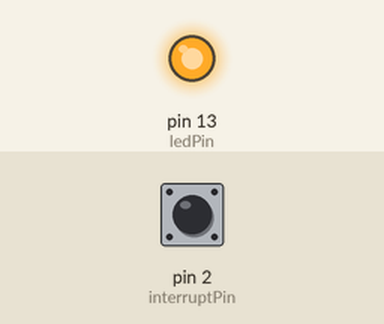
The sketch below on a simulated Arduino Uno, built with avr-gcc and run on an emulated ATmega328P. On the bench: output pins drawn as LEDs (lit = HIGH). The test bench sets the inputs (shaded band); at power-on: pin 2 (interruptPin) HIGH.

Above: at 1.2 s.
1.3 s: pin 2 (interruptPin) pulled LOW for 3.2 s
At 2.4 s:
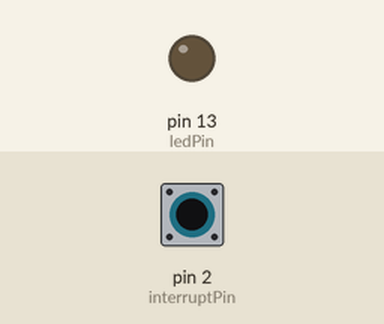
10.0 s: pin 2 (interruptPin) pulled LOW for 1 s
At 12.4 s:
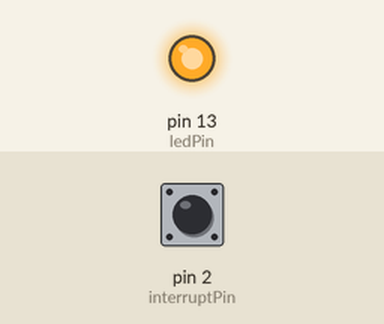
Timing chart, 0 to 13.9 s (numbered marks = the images above; inputs shaded):
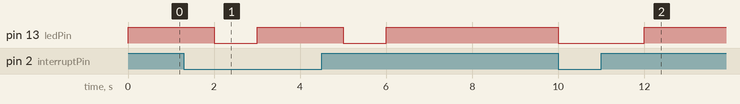

The sketch:

TTL_TEST.ino
```cpp
#define NOT_AN_INTERRUPT -1
const byte ledPin = 13;
const byte interruptPin = 2;
volatile byte state = HIGH;

void setup() {
  pinMode(ledPin, OUTPUT);
  pinMode(interruptPin, INPUT_PULLUP);
  attachInterrupt(digitalPinToInterrupt(interruptPin), interrupt, CHANGE);
  Serial.begin(9600);
}

void loop() {
  digitalWrite(ledPin, state);
  state = HIGH;
  Serial.println(Serial.readString());
}

void interrupt() {
  state = LOW;
}
```

Measured:
- after the input at 1.3 s, pin 13 (ledPin): alternates HIGH for 2.0 s and LOW for 1.0 s, 4 changes in all, then stays HIGH, starting after 0.70 s
- after the input at 10.0 s, pin 13 (ledPin): HIGH → LOW at once, → HIGH 2.0 s later
